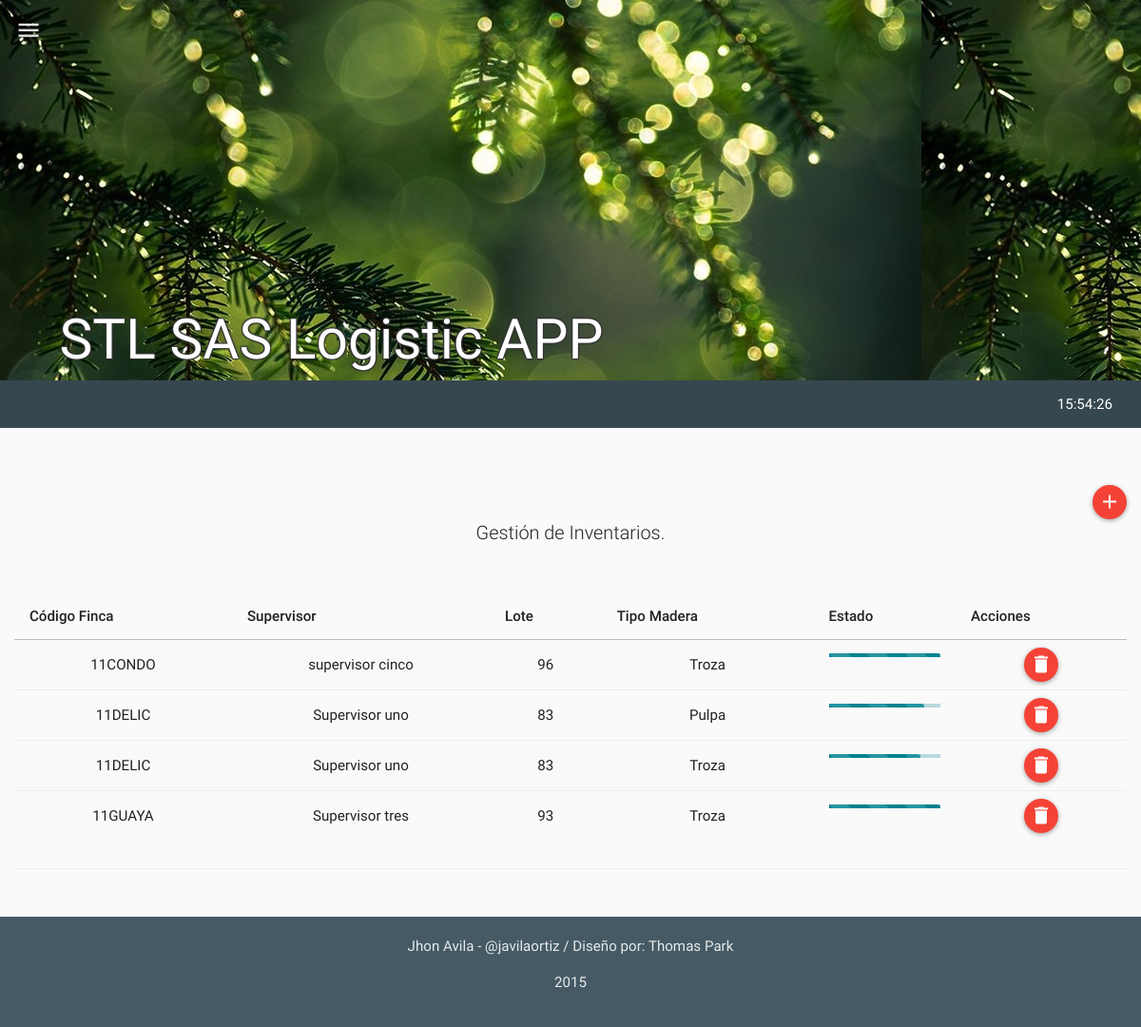
The app's page /mods/inventarios/inventarios.php (signed in), older data.
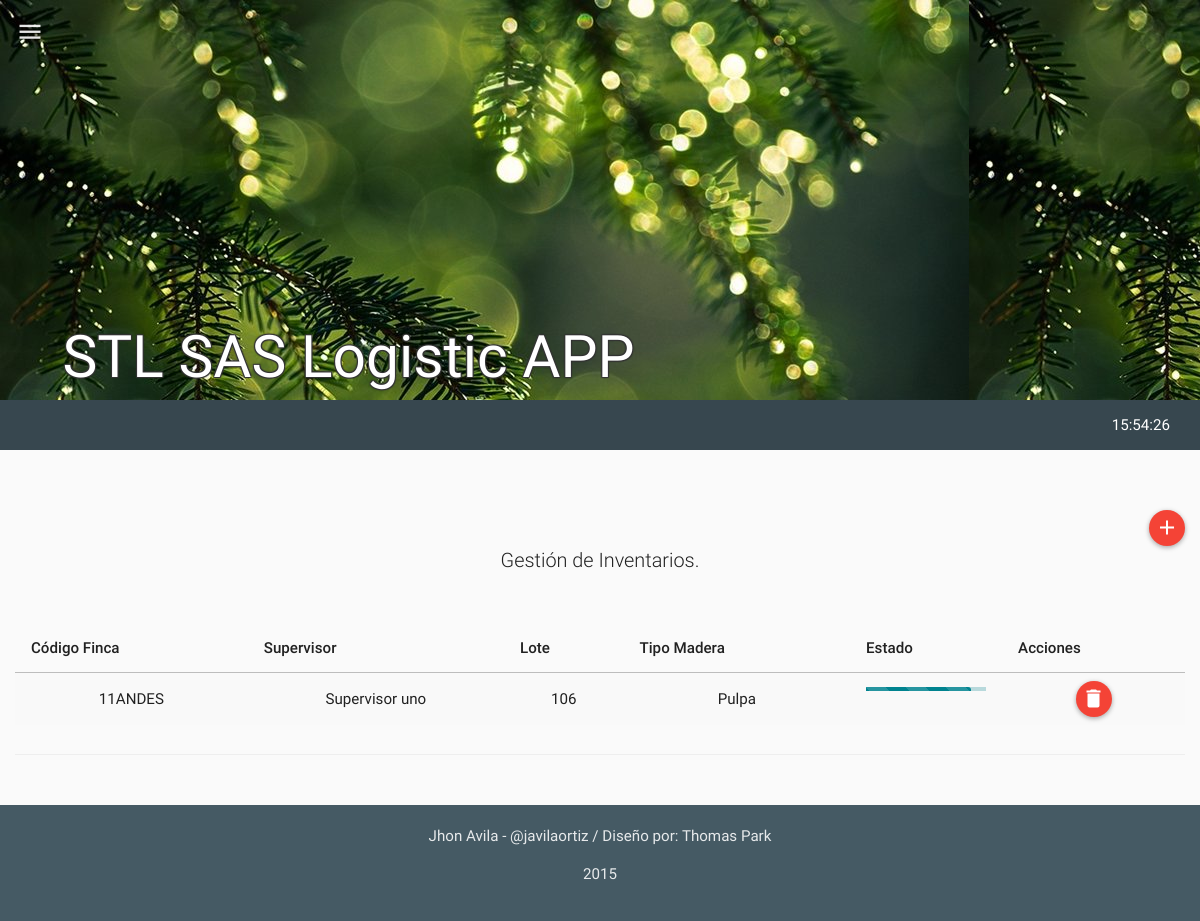
The same page, newer data.
### tables this page shows
CREATE TABLE IF NOT EXISTS `tbl_inventario` (
  `in_id` int(11) NOT NULL,
  `in_fi_id` int(11) NOT NULL,
  `in_supervisor` varchar(60) NOT NULL,
  `in_mt_cubico` float NOT NULL,
  `in_mt_restante` int(11) NOT NULL,
  `in_lote` varchar(20) NOT NULL,
  `in_tipo_materia` int(11) NOT NULL COMMENT 'tipo de materia prima: 1=troza , 2=pulpa',
  `in_pe_id` int(11) NOT NULL COMMENT 'Ultimo conductor de la lista',
  `in_timestamp` timestamp NOT NULL DEFAULT CURRENT_TIMESTAMP ON UPDATE CURRENT_TIMESTAMP,
  `in_created` int(11) NOT NULL,
  `in_estado` int(11) NOT NULL
);

CREATE TABLE IF NOT EXISTS `tbl_fincas` (
  `fi_id` int(11) NOT NULL,
  `fi_codigo` varchar(10) NOT NULL,
  `fi_sn_id` int(11) NOT NULL,
  `fi_timestamp` timestamp NOT NULL DEFAULT CURRENT_TIMESTAMP ON UPDATE CURRENT_TIMESTAMP,
  `fi_created` int(11) NOT NULL,
  `fi_estado` int(11) NOT NULL
);

CREATE TABLE IF NOT EXISTS `tbl_supervisores` (
  `su_id` int(11) NOT NULL,
  `su_nombre` varchar(60) NOT NULL,
  `su_fi_id` int(11) NOT NULL,
  `su_timestamp` timestamp NOT NULL DEFAULT CURRENT_TIMESTAMP ON UPDATE CURRENT_TIMESTAMP,
  `su_created` int(11) NOT NULL,
  `su_estado` int(11) NOT NULL
);

### php/inventarios.php (the view, shortened to what this page needs)
<?php
class inventarios{
  function get_inventario(){
    $rt = new route();
    if(isset($_SESSION["ses_id"])){
      $qry='SELECT * FROM tbl_inventario AS I
            INNER JOIN tbl_fincas AS F ON I.in_fi_id = F.fi_id
            INNER JOIN tbl_supervisores AS S ON S.su_id = I.in_supervisor
            WHERE I.in_estado<99
            ORDER BY F.fi_codigo ASC';
      $res = mysql_query($qry);
      $item =" ";
      $script ="<script>$(document).ready(function(){";
      while($row_res = mysql_fetch_assoc($res)) {
        if($row_res["in_tipo_materia"]==1){$tipo_materia="Troza";}else{$tipo_materia="Pulpa";}
        $porcentaje=(($row_res["in_mt_restante"]*100)/($row_res["in_mt_cubico"]));
        $porcentaje = round($porcentaje, 2);
        $item.='
              <tr>
                <td>'.$row_res["fi_codigo"].'</td>
                <td>'.$row_res["su_nombre"].'</td>
                <td>'.$row_res["in_lote"].'</td>
                <td>'.$tipo_materia.'</td>
                <td>
                  <div class="progress progress-striped active">
                    <div class="progress-bar" title="'.$row_res["in_mt_cubico"].'m3  ('.$porcentaje.'%)" style="width: '.$porcentaje.'%; height:10px;"></div>
                  </div>
                </td>
                <td>
                  <div id="del-button" onclick="borrar_inv('.$row_res["in_id"].', this)" class="btn btn-floating-mini btn-danger" title="Borrar"><i class="md  md-delete"></i></div>
                </td>
              </tr>
        ';
        $script.='';
      }
      $script.='});</script>';
    }
    else{$rt->routing($rt->path("login"));}
    $html='
          <table class="table table-striped table-hover ">
            <thead>
              <tr>
                <th>Código Finca</th>
                <th>Supervisor</th>
                <th>Lote</th>
                <th>Tipo Madera</th>
                <th>Estado</th>
                <th>Acciones</th>
              </tr>
            </thead>
            <tbody>
              '.$item.'
            </tbody>
          </table>
    ';
    return $script.$html;
  }
}
?>

Row changes from the older to the newer data that the page shows:
removed tbl_inventario: tbl_fincas.fi_codigo "11CONDO", tbl_supervisores.su_nombre "supervisor cinco", in_lote "96", in_tipo_materia "Troza", in_mt_cubico 78 (drawn)
removed tbl_inventario: tbl_fincas.fi_codigo "11DELIC", tbl_supervisores.su_nombre "Supervisor uno", in_lote "83", in_tipo_materia "Pulpa", in_mt_cubico 70 (drawn)
removed tbl_inventario: tbl_fincas.fi_codigo "11DELIC", tbl_supervisores.su_nombre "Supervisor uno", in_lote "83", in_tipo_materia "Troza", in_mt_cubico 85 (drawn)
removed tbl_inventario: tbl_fincas.fi_codigo "11GUAYA", tbl_supervisores.su_nombre "Supervisor tres", in_lote "93", in_tipo_materia "Troza", in_mt_cubico 75 (drawn)
added tbl_inventario: tbl_fincas.fi_codigo "11ANDES", tbl_supervisores.su_nombre "Supervisor uno", in_lote "106", in_tipo_materia "Pulpa", in_mt_cubico 120 (drawn)
